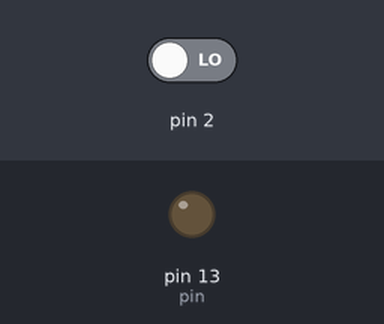
Recording of a sketch running on a simulated Arduino Uno, built with avr-gcc and run on an emulated ATmega328P. Parts: output pins drawn as LEDs (lit = HIGH). The test bench sets the inputs (shaded band); at power-on: pin 2 LOW.

Above: at 1.2 s.
1.3 s: pin 2 driven HIGH
At 2.5 s:
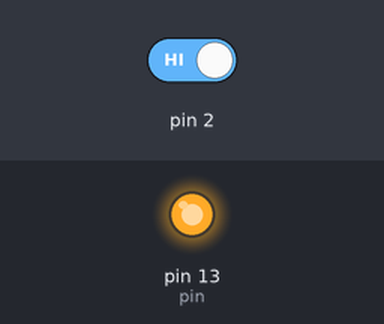
2.8 s: pin 2 driven LOW
At 3.9 s:
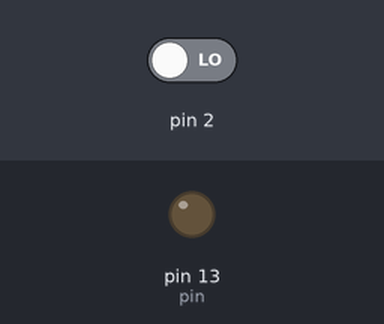
Timing chart, 0 to 5.8 s (numbered marks = the images above; inputs shaded):
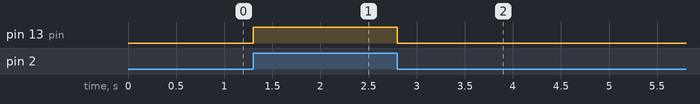

Measured:
- after the input at 1.3 s, pin 13 (pin): LOW → HIGH at once
- after the input at 2.8 s, pin 13 (pin): HIGH → LOW at once

The sketch:

Interrupciones.ino
```cpp
//Decalracion de variables.
int pin = 13; //Pin que vamos a utilizar.
volatile int estado = LOW; //Declaramos el estado inicial.


void setup()
{
  pinMode(pin, OUTPUT);
  attachInterrupt(0, parpadeo, CHANGE); //Interrupcion (pin2) - funcion -modo
}

//Bucle.
void loop()
{
  digitalWrite(pin, estado);
}

//Subrutina.
void parpadeo()
{
  estado = !estado;
}
```
